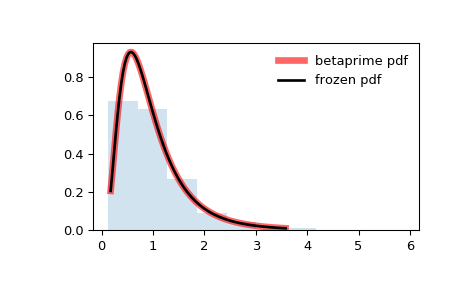

The Python source for this figure:
from scipy.stats import betaprime
import matplotlib.pyplot as plt
fig, ax = plt.subplots(1, 1)

# Calculate a few first moments:

a, b = 5, 6
mean, var, skew, kurt = betaprime.stats(a, b, moments='mvsk')

# Display the probability density function (``pdf``):

x = np.linspace(betaprime.ppf(0.01, a, b),
                betaprime.ppf(0.99, a, b), 100)
ax.plot(x, betaprime.pdf(x, a, b),
       'r-', lw=5, alpha=0.6, label='betaprime pdf')

# Alternatively, the distribution object can be called (as a function)
# to fix the shape, location and scale parameters. This returns a "frozen"
# RV object holding the given parameters fixed.

# Freeze the distribution and display the frozen ``pdf``:

rv = betaprime(a, b)
ax.plot(x, rv.pdf(x), 'k-', lw=2, label='frozen pdf')

# Check accuracy of ``cdf`` and ``ppf``:

vals = betaprime.ppf([0.001, 0.5, 0.999], a, b)
np.allclose([0.001, 0.5, 0.999], betaprime.cdf(vals, a, b))
# True

# Generate random numbers:

r = betaprime.rvs(a, b, size=1000)

# And compare the histogram:

ax.hist(r, density=True, histtype='stepfilled', alpha=0.2)
ax.legend(loc='best', frameon=False)
plt.show()
